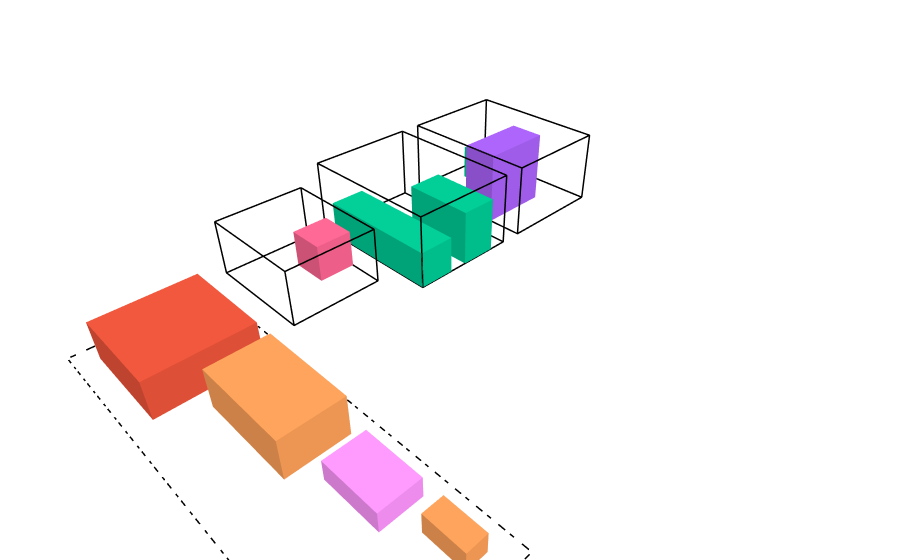

This figure's notebook cell:
### Markdown cell above
## **Pengujian 3**

Dalam pengujian ketiga, akan digunakan dataset berikut dengan $3$ truk dan $9$ paket.

### Code cell
trucks_3 = [
   Truck("T1", 6, 8, 4, 70),
   Truck("T2", 6, 8, 4, 70),
   Truck("T3", 5, 6, 3, 40)
]

packages_3 = [
   Package("P1", 5, 5, 2, 90, 25, False, 1),
   Package("P2", 2, 7, 2, 80, 20, False, 3),
   Package("P3", 4, 4, 2, 75, 18, True, 2),
   
   Package("P4", 3, 5, 2, 60, 15, False, 1),
   Package("P5", 2, 3, 2, 45, 10, True, 4), 
   Package("P6", 3, 4, 2, 50, 12, False, 2),
   
   Package("P7", 2, 2, 2, 35, 8, False, 5),
   Package("P8", 2, 3, 1, 30, 6, True, 1), 
   Package("P9", 1, 2, 1, 20, 4, False, 3)
]

initial_state_3 = State(packages_3, trucks_3, init="random_feasible")
draw_state(initial_state_3)

### Figure 1 — Plotly figure (JSON) as saved in the notebook; plotly's stock layout.template omitted (floating-point values rounded to 4 significant figures)
{"data": [{"hovertemplate": "%{hovertext}<extra></extra>", "hovertext": ["<b>ID:</b> T1<br><b>Size:</b> 6x8x4<br><b>Max_Capacity:</b> 70<br>", "<b>ID:</b> T1<br><b>Size:</b> 6x8x4<br><b>Max_Capacity:</b> 70<br>", "<b>ID:</b> T1<br><b>Size:</b> 6x8x4<br><b>Max_Capacity:</b> 70<br>", "<b>ID:</b> T1<br><b>Size:</b> 6x8x4<br><b>Max_Capacity:</b> 70<br>", "<b>ID:</b> T1<br><b>Size:</b> 6x8x4<br><b>Max_Capacity:</b> 70<br>", "<b>ID:</b> T1<br><b>Size:</b> 6x8x4<br><b>Max_Capacity:</b> 70<br>", "<b>ID:</b> T1<br><b>Size:</b> 6x8x4<br><b>Max_Capacity:</b> 70<br>", "<b>ID:</b> T1<br><b>Size:</b> 6x8x4<br><b>Max_Capacity:</b> 70<br>", "<b>ID:</b> T1<br><b>Size:</b> 6x8x4<br><b>Max_Capacity:</b> 70<br>", "<b>ID:</b> T1<br><b>Size:</b> 6x8x4<br><b>Max_Capacity:</b> 70<br>", "<b>ID:</b> T1<br><b>Size:</b> 6x8x4<br><b>Max_Capacity:</b> 70<br>", "<b>ID:</b> T1<br><b>Size:</b> 6x8x4<br><b>Max_Capacity:</b> 70<br>", "<b>ID:</b> T1<br><b>Size:</b> 6x8x4<br><b>Max_Capacity:</b> 70<br>", "<b>ID:</b> T1<br><b>Size:</b> 6x8x4<br><b>Max_Capacity:</b> 70<br>", "<b>ID:</b> T1<br><b>Size:</b> 6x8x4<br><b>Max_Capacity:</b> 70<br>", "<b>ID:</b> T1<br><b>Size:</b> 6x8x4<br><b>Max_Capacity:</b> 70<br>", "<b>ID:</b> T1<br><b>Size:</b> 6x8x4<br><b>Max_Capacity:</b> 70<br>", "<b>ID:</b> T1<br><b>Size:</b> 6x8x4<br><b>Max_Capacity:</b> 70<br>", "<b>ID:</b> T1<br><b>Size:</b> 6x8x4<br><b>Max_Capacity:</b> 70<br>", "<b>ID:</b> T1<br><b>Size:</b> 6x8x4<br><b>Max_Capacity:</b> 70<br>", "<b>ID:</b> T1<br><b>Size:</b> 6x8x4<br><b>Max_Capacity:</b> 70<br>", "<b>ID:</b> T1<br><b>Size:</b> 6x8x4<br><b>Max_Capacity:</b> 70<br>", "<b>ID:</b> T1<br><b>Size:</b> 6x8x4<br><b>Max_Capacity:</b> 70<br>", "<b>ID:</b> T1<br><b>Size:</b> 6x8x4<br><b>Max_Capacity:</b> 70<br>"], "line": {"color": "black", "width": 3}, "mode": "lines", "name": "Truck T1", "showlegend": false, "type": "scatter3d", "x": [0, 6, 6, 0, 0, null, 0, 6, 6, 0, 0, null, 0, 0, null, 6, 6, null, 6, 6, null, 0, 0, null], "y": [0, 0, 8, 8, 0, null, 0, 0, 8, 8, 0, null, 0, 0, null, 0, 0, null, 8, 8, null, 8, 8, null], "z": [0, 0, 0, 0, 0, null, 4, 4, 4, 4, 4, null, 0, 4, null, 0, 4, null, 0, 4, null, 0, 4, null]}, {"alphahull": 0, "color": "#AB63FA", "flatshading": true, "hovertemplate": "%{hovertext}<extra></extra>", "hovertext": ["<b>ID:</b> P3<br><b>Position:</b> (2, 4, 0)<br><b>Size:</b> 4x2x4<br><b>Value:</b> 75<br><b>Weight:</b> 18<br><b>Is_Fragile:</b> True<br><b>ETA:</b> 2", "<b>ID:</b> P3<br><b>Position:</b> (2, 4, 0)<br><b>Size:</b> 4x2x4<br><b>Value:</b> 75<br><b>Weight:</b> 18<br><b>Is_Fragile:</b> True<br><b>ETA:</b> 2", "<b>ID:</b> P3<br><b>Position:</b> (2, 4, 0)<br><b>Size:</b> 4x2x4<br><b>Value:</b> 75<br><b>Weight:</b> 18<br><b>Is_Fragile:</b> True<br><b>ETA:</b> 2", "<b>ID:</b> P3<br><b>Position:</b> (2, 4, 0)<br><b>Size:</b> 4x2x4<br><b>Value:</b> 75<br><b>Weight:</b> 18<br><b>Is_Fragile:</b> True<br><b>ETA:</b> 2", "<b>ID:</b> P3<br><b>Position:</b> (2, 4, 0)<br><b>Size:</b> 4x2x4<br><b>Value:</b> 75<br><b>Weight:</b> 18<br><b>Is_Fragile:</b> True<br><b>ETA:</b> 2", "<b>ID:</b> P3<br><b>Position:</b> (2, 4, 0)<br><b>Size:</b> 4x2x4<br><b>Value:</b> 75<br><b>Weight:</b> 18<br><b>Is_Fragile:</b> True<br><b>ETA:</b> 2", "<b>ID:</b> P3<br><b>Position:</b> (2, 4, 0)<br><b>Size:</b> 4x2x4<br><b>Value:</b> 75<br><b>Weight:</b> 18<br><b>Is_Fragile:</b> True<br><b>ETA:</b> 2", "<b>ID:</b> P3<br><b>Position:</b> (2, 4, 0)<br><b>Size:</b> 4x2x4<br><b>Value:</b> 75<br><b>Weight:</b> 18<br><b>Is_Fragile:</b> True<br><b>ETA:</b> 2"], "name": "Package P3", "opacity": 1, "showlegend": false, "type": "mesh3d", "x": [2, 6, 6, 2, 2, 6, 6, 2], "y": [4, 4, 6, 6, 4, 4, 6, 6], "z": [0, 0, 0, 0, 4, 4, 4, 4]}, {"alphahull": 0, "color": "#00CC96", "flatshading": true, "hovertemplate": "%{hovertext}<extra></extra>", "hovertext": ["<b>ID:</b> P5<br><b>Position:</b> (1, 1, 0)<br><b>Size:</b> 2x3x2<br><b>Value:</b> 45<br><b>Weight:</b> 10<br><b>Is_Fragile:</b> True<br><b>ETA:</b> 4", "<b>ID:</b> P5<br><b>Position:</b> (1, 1, 0)<br><b>Size:</b> 2x3x2<br><b>Value:</b> 45<br><b>Weight:</b> 10<br><b>Is_Fragile:</b> True<br><b>ETA:</b> 4", "<b>ID:</b> P5<br><b>Position:</b> (1, 1, 0)<br><b>Size:</b> 2x3x2<br><b>Value:</b> 45<br><b>Weight:</b> 10<br><b>Is_Fragile:</b> True<br><b>ETA:</b> 4", "<b>ID:</b> P5<br><b>Position:</b> (1, 1, 0)<br><b>Size:</b> 2x3x2<br><b>Value:</b> 45<br><b>Weight:</b> 10<br><b>Is_Fragile:</b> True<br><b>ETA:</b> 4", "<b>ID:</b> P5<br><b>Position:</b> (1, 1, 0)<br><b>Size:</b> 2x3x2<br><b>Value:</b> 45<br><b>Weight:</b> 10<br><b>Is_Fragile:</b> True<br><b>ETA:</b> 4", "<b>ID:</b> P5<br><b>Position:</b> (1, 1, 0)<br><b>Size:</b> 2x3x2<br><b>Value:</b> 45<br><b>Weight:</b> 10<br><b>Is_Fragile:</b> True<br><b>ETA:</b> 4", "<b>ID:</b> P5<br><b>Position:</b> (1, 1, 0)<br><b>Size:</b> 2x3x2<br><b>Value:</b> 45<br><b>Weight:</b> 10<br><b>Is_Fragile:</b> True<br><b>ETA:</b> 4", "<b>ID:</b> P5<br><b>Position:</b> (1, 1, 0)<br><b>Size:</b> 2x3x2<br><b>Value:</b> 45<br><b>Weight:</b> 10<br><b>Is_Fragile:</b> True<br><b>ETA:</b> 4"], "name": "Package P5", "opacity": 1, "showlegend": false, "type": "mesh3d", "x": [1, 3, 3, 1, 1, 3, 3, 1], "y": [1, 1, 4, 4, 1, 1, 4, 4], "z": [0, 0, 0, 0, 2, 2, 2, 2]}, {"hovertemplate": "%{hovertext}<extra></extra>", "hovertext": ["<b>ID:</b> T2<br><b>Size:</b> 6x8x4<br><b>Max_Capacity:</b> 70<br>", "<b>ID:</b> T2<br><b>Size:</b> 6x8x4<br><b>Max_Capacity:</b> 70<br>", "<b>ID:</b> T2<br><b>Size:</b> 6x8x4<br><b>Max_Capacity:</b> 70<br>", "<b>ID:</b> T2<br><b>Size:</b> 6x8x4<br><b>Max_Capacity:</b> 70<br>", "<b>ID:</b> T2<br><b>Size:</b> 6x8x4<br><b>Max_Capacity:</b> 70<br>", "<b>ID:</b> T2<br><b>Size:</b> 6x8x4<br><b>Max_Capacity:</b> 70<br>", "<b>ID:</b> T2<br><b>Size:</b> 6x8x4<br><b>Max_Capacity:</b> 70<br>", "<b>ID:</b> T2<br><b>Size:</b> 6x8x4<br><b>Max_Capacity:</b> 70<br>", "<b>ID:</b> T2<br><b>Size:</b> 6x8x4<br><b>Max_Capacity:</b> 70<br>", "<b>ID:</b> T2<br><b>Size:</b> 6x8x4<br><b>Max_Capacity:</b> 70<br>", "<b>ID:</b> T2<br><b>Size:</b> 6x8x4<br><b>Max_Capacity:</b> 70<br>", "<b>ID:</b> T2<br><b>Size:</b> 6x8x4<br><b>Max_Capacity:</b> 70<br>", "<b>ID:</b> T2<br><b>Size:</b> 6x8x4<br><b>Max_Capacity:</b> 70<br>", "<b>ID:</b> T2<br><b>Size:</b> 6x8x4<br><b>Max_Capacity:</b> 70<br>", "<b>ID:</b> T2<br><b>Size:</b> 6x8x4<br><b>Max_Capacity:</b> 70<br>", "<b>ID:</b> T2<br><b>Size:</b> 6x8x4<br><b>Max_Capacity:</b> 70<br>", "<b>ID:</b> T2<br><b>Size:</b> 6x8x4<br><b>Max_Capacity:</b> 70<br>", "<b>ID:</b> T2<br><b>Size:</b> 6x8x4<br><b>Max_Capacity:</b> 70<br>", "<b>ID:</b> T2<br><b>Size:</b> 6x8x4<br><b>Max_Capacity:</b> 70<br>", "<b>ID:</b> T2<br><b>Size:</b> 6x8x4<br><b>Max_Capacity:</b> 70<br>", "<b>ID:</b> T2<br><b>Size:</b> 6x8x4<br><b>Max_Capacity:</b> 70<br>", "<b>ID:</b> T2<br><b>Size:</b> 6x8x4<br><b>Max_Capacity:</b> 70<br>", "<b>ID:</b> T2<br><b>Size:</b> 6x8x4<br><b>Max_Capacity:</b> 70<br>", "<b>ID:</b> T2<br><b>Size:</b> 6x8x4<br><b>Max_Capacity:</b> 70<br>"], "line": {"color": "black", "width": 3}, "mode": "lines", "name": "Truck T2", "showlegend": false, "type": "scatter3d", "x": [7.2, 13.2, 13.2, 7.2, 7.2, null, 7.2, 13.2, 13.2, 7.2, 7.2, null, 7.2, 7.2, null, 13.2, 13.2, null, 13.2, 13.2, null, 7.2, 7.2, null], "y": [0, 0, 8, 8, 0, null, 0, 0, 8, 8, 0, null, 0, 0, null, 0, 0, null, 8, 8, null, 8, 8, null], "z": [0, 0, 0, 0, 0, null, 4, 4, 4, 4, 4, null, 0, 4, null, 0, 4, null, 0, 4, null, 0, 4, null]}, {"alphahull": 0, "color": "#00CC96", "flatshading": true, "hovertemplate": "%{hovertext}<extra></extra>", "hovertext": ["<b>ID:</b> P2<br><b>Position:</b> (3.999999999999999, 1, 0)<br><b>Size:</b> 2x7x2<br><b>Value:</b> 80<br><b>Weight:</b> 20<br><b>Is_Fragile:</b> False<br><b>ETA:</b> 3", "<b>ID:</b> P2<br><b>Position:</b> (3.999999999999999, 1, 0)<br><b>Size:</b> 2x7x2<br><b>Value:</b> 80<br><b>Weight:</b> 20<br><b>Is_Fragile:</b> False<br><b>ETA:</b> 3", "<b>ID:</b> P2<br><b>Position:</b> (3.999999999999999, 1, 0)<br><b>Size:</b> 2x7x2<br><b>Value:</b> 80<br><b>Weight:</b> 20<br><b>Is_Fragile:</b> False<br><b>ETA:</b> 3", "<b>ID:</b> P2<br><b>Position:</b> (3.999999999999999, 1, 0)<br><b>Size:</b> 2x7x2<br><b>Value:</b> 80<br><b>Weight:</b> 20<br><b>Is_Fragile:</b> False<br><b>ETA:</b> 3", "<b>ID:</b> P2<br><b>Position:</b> (3.999999999999999, 1, 0)<br><b>Size:</b> 2x7x2<br><b>Value:</b> 80<br><b>Weight:</b> 20<br><b>Is_Fragile:</b> False<br><b>ETA:</b> 3", "<b>ID:</b> P2<br><b>Position:</b> (3.999999999999999, 1, 0)<br><b>Size:</b> 2x7x2<br><b>Value:</b> 80<br><b>Weight:</b> 20<br><b>Is_Fragile:</b> False<br><b>ETA:</b> 3", "<b>ID:</b> P2<br><b>Position:</b> (3.999999999999999, 1, 0)<br><b>Size:</b> 2x7x2<br><b>Value:</b> 80<br><b>Weight:</b> 20<br><b>Is_Fragile:</b> False<br><b>ETA:</b> 3", "<b>ID:</b> P2<br><b>Position:</b> (3.999999999999999, 1, 0)<br><b>Size:</b> 2x7x2<br><b>Value:</b> 80<br><b>Weight:</b> 20<br><b>Is_Fragile:</b> False<br><b>ETA:</b> 3"], "name": "Package P2", "opacity": 1, "showlegend": false, "type": "mesh3d", "x": [11.2, 13.2, 13.2, 11.2, 11.2, 13.2, 13.2, 11.2], "y": [1, 1, 8, 8, 1, 1, 8, 8], "z": [0, 0, 0, 0, 2, 2, 2, 2]}, {"alphahull": 0, "color": "#00CC96", "flatshading": true, "hovertemplate": "%{hovertext}<extra></extra>", "hovertext": ["<b>ID:</b> P6<br><b>Position:</b> (0.9999999999999991, 4, 0)<br><b>Size:</b> 2x4x3<br><b>Value:</b> 50<br><b>Weight:</b> 12<br><b>Is_Fragile:</b> False<br><b>ETA:</b> 2", "<b>ID:</b> P6<br><b>Position:</b> (0.9999999999999991, 4, 0)<br><b>Size:</b> 2x4x3<br><b>Value:</b> 50<br><b>Weight:</b> 12<br><b>Is_Fragile:</b> False<br><b>ETA:</b> 2", "<b>ID:</b> P6<br><b>Position:</b> (0.9999999999999991, 4, 0)<br><b>Size:</b> 2x4x3<br><b>Value:</b> 50<br><b>Weight:</b> 12<br><b>Is_Fragile:</b> False<br><b>ETA:</b> 2", "<b>ID:</b> P6<br><b>Position:</b> (0.9999999999999991, 4, 0)<br><b>Size:</b> 2x4x3<br><b>Value:</b> 50<br><b>Weight:</b> 12<br><b>Is_Fragile:</b> False<br><b>ETA:</b> 2", "<b>ID:</b> P6<br><b>Position:</b> (0.9999999999999991, 4, 0)<br><b>Size:</b> 2x4x3<br><b>Value:</b> 50<br><b>Weight:</b> 12<br><b>Is_Fragile:</b> False<br><b>ETA:</b> 2", "<b>ID:</b> P6<br><b>Position:</b> (0.9999999999999991, 4, 0)<br><b>Size:</b> 2x4x3<br><b>Value:</b> 50<br><b>Weight:</b> 12<br><b>Is_Fragile:</b> False<br><b>ETA:</b> 2", "<b>ID:</b> P6<br><b>Position:</b> (0.9999999999999991, 4, 0)<br><b>Size:</b> 2x4x3<br><b>Value:</b> 50<br><b>Weight:</b> 12<br><b>Is_Fragile:</b> False<br><b>ETA:</b> 2", "<b>ID:</b> P6<br><b>Position:</b> (0.9999999999999991, 4, 0)<br><b>Size:</b> 2x4x3<br><b>Value:</b> 50<br><b>Weight:</b> 12<br><b>Is_Fragile:</b> False<br><b>ETA:</b> 2"], "name": "Package P6", "opacity": 1, "showlegend": false, "type": "mesh3d", "x": [8.2, 10.2, 10.2, 8.2, 8.2, 10.2, 10.2, 8.2], "y": [4, 4, 8, 8, 4, 4, 8, 8], "z": [0, 0, 0, 0, 3, 3, 3, 3]}, {"hovertemplate": "%{hovertext}<extra></extra>", "hovertext": ["<b>ID:</b> T3<br><b>Size:</b> 5x6x3<br><b>Max_Capacity:</b> 40<br>", "<b>ID:</b> T3<br><b>Size:</b> 5x6x3<br><b>Max_Capacity:</b> 40<br>", "<b>ID:</b> T3<br><b>Size:</b> 5x6x3<br><b>Max_Capacity:</b> 40<br>", "<b>ID:</b> T3<br><b>Size:</b> 5x6x3<br><b>Max_Capacity:</b> 40<br>", "<b>ID:</b> T3<br><b>Size:</b> 5x6x3<br><b>Max_Capacity:</b> 40<br>", "<b>ID:</b> T3<br><b>Size:</b> 5x6x3<br><b>Max_Capacity:</b> 40<br>", "<b>ID:</b> T3<br><b>Size:</b> 5x6x3<br><b>Max_Capacity:</b> 40<br>", "<b>ID:</b> T3<br><b>Size:</b> 5x6x3<br><b>Max_Capacity:</b> 40<br>", "<b>ID:</b> T3<br><b>Size:</b> 5x6x3<br><b>Max_Capacity:</b> 40<br>", "<b>ID:</b> T3<br><b>Size:</b> 5x6x3<br><b>Max_Capacity:</b> 40<br>", "<b>ID:</b> T3<br><b>Size:</b> 5x6x3<br><b>Max_Capacity:</b> 40<br>", "<b>ID:</b> T3<br><b>Size:</b> 5x6x3<br><b>Max_Capacity:</b> 40<br>", "<b>ID:</b> T3<br><b>Size:</b> 5x6x3<br><b>Max_Capacity:</b> 40<br>", "<b>ID:</b> T3<br><b>Size:</b> 5x6x3<br><b>Max_Capacity:</b> 40<br>", "<b>ID:</b> T3<br><b>Size:</b> 5x6x3<br><b>Max_Capacity:</b> 40<br>", "<b>ID:</b> T3<br><b>Size:</b> 5x6x3<br><b>Max_Capacity:</b> 40<br>", "<b>ID:</b> T3<br><b>Size:</b> 5x6x3<br><b>Max_Capacity:</b> 40<br>", "<b>ID:</b> T3<br><b>Size:</b> 5x6x3<br><b>Max_Capacity:</b> 40<br>", "<b>ID:</b> T3<br><b>Size:</b> 5x6x3<br><b>Max_Capacity:</b> 40<br>", "<b>ID:</b> T3<br><b>Size:</b> 5x6x3<br><b>Max_Capacity:</b> 40<br>", "<b>ID:</b> T3<br><b>Size:</b> 5x6x3<br><b>Max_Capacity:</b> 40<br>", "<b>ID:</b> T3<br><b>Size:</b> 5x6x3<br><b>Max_Capacity:</b> 40<br>", "<b>ID:</b> T3<br><b>Size:</b> 5x6x3<br><b>Max_Capacity:</b> 40<br>", "<b>ID:</b> T3<br><b>Size:</b> 5x6x3<br><b>Max_Capacity:</b> 40<br>"], "line": {"color": "black", "width": 3}, "mode": "lines", "name": "Truck T3", "showlegend": false, "type": "scatter3d", "x": [14.4, 19.4, 19.4, 14.4, 14.4, null, 14.4, 19.4, 19.4, 14.4, 14.4, null, 14.4, 14.4, null, 19.4, 19.4, null, 19.4, 19.4, null, 14.4, 14.4, null], "y": [0, 0, 6, 6, 0, null, 0, 0, 6, 6, 0, null, 0, 0, null, 0, 0, null, 6, 6, null, 6, 6, null], "z": [0, 0, 0, 0, 0, null, 3, 3, 3, 3, 3, null, 0, 3, null, 0, 3, null, 0, 3, null, 0, 3, null]}, {"alphahull": 0, "color": "#FF6692", "flatshading": true, "hovertemplate": "%{hovertext}<extra></extra>", "hovertext": ["<b>ID:</b> P7<br><b>Position:</b> (0.0, 2, 0)<br><b>Size:</b> 2x2x2<br><b>Value:</b> 35<br><b>Weight:</b> 8<br><b>Is_Fragile:</b> False<br><b>ETA:</b> 5", "<b>ID:</b> P7<br><b>Position:</b> (0.0, 2, 0)<br><b>Size:</b> 2x2x2<br><b>Value:</b> 35<br><b>Weight:</b> 8<br><b>Is_Fragile:</b> False<br><b>ETA:</b> 5", "<b>ID:</b> P7<br><b>Position:</b> (0.0, 2, 0)<br><b>Size:</b> 2x2x2<br><b>Value:</b> 35<br><b>Weight:</b> 8<br><b>Is_Fragile:</b> False<br><b>ETA:</b> 5", "<b>ID:</b> P7<br><b>Position:</b> (0.0, 2, 0)<br><b>Size:</b> 2x2x2<br><b>Value:</b> 35<br><b>Weight:</b> 8<br><b>Is_Fragile:</b> False<br><b>ETA:</b> 5", "<b>ID:</b> P7<br><b>Position:</b> (0.0, 2, 0)<br><b>Size:</b> 2x2x2<br><b>Value:</b> 35<br><b>Weight:</b> 8<br><b>Is_Fragile:</b> False<br><b>ETA:</b> 5", "<b>ID:</b> P7<br><b>Position:</b> (0.0, 2, 0)<br><b>Size:</b> 2x2x2<br><b>Value:</b> 35<br><b>Weight:</b> 8<br><b>Is_Fragile:</b> False<br><b>ETA:</b> 5", "<b>ID:</b> P7<br><b>Position:</b> (0.0, 2, 0)<br><b>Size:</b> 2x2x2<br><b>Value:</b> 35<br><b>Weight:</b> 8<br><b>Is_Fragile:</b> False<br><b>ETA:</b> 5", "<b>ID:</b> P7<br><b>Position:</b> (0.0, 2, 0)<br><b>Size:</b> 2x2x2<br><b>Value:</b> 35<br><b>Weight:</b> 8<br><b>Is_Fragile:</b> False<br><b>ETA:</b> 5"], "name": "Package P7", "opacity": 1, "showlegend": false, "type": "mesh3d", "x": [14.4, 16.4, 16.4, 14.4, 14.4, 16.4, 16.4, 14.4], "y": [2, 2, 4, 4, 2, 2, 4, 4], "z": [0, 0, 0, 0, 2, 2, 2, 2]}, {"alphahull": 0, "color": "#EF553B", "flatshading": true, "hovertemplate": "%{hovertext}<extra></extra>", "hovertext": ["<b>ID:</b> P1<br><b>Position:</b> (1.0, 1, 0)<br><b>Size:</b> 5x5x2<br><b>Value:</b> 90<br><b>Weight:</b> 25<br><b>Is_Fragile:</b> False<br><b>ETA:</b> 1", "<b>ID:</b> P1<br><b>Position:</b> (1.0, 1, 0)<br><b>Size:</b> 5x5x2<br><b>Value:</b> 90<br><b>Weight:</b> 25<br><b>Is_Fragile:</b> False<br><b>ETA:</b> 1", "<b>ID:</b> P1<br><b>Position:</b> (1.0, 1, 0)<br><b>Size:</b> 5x5x2<br><b>Value:</b> 90<br><b>Weight:</b> 25<br><b>Is_Fragile:</b> False<br><b>ETA:</b> 1", "<b>ID:</b> P1<br><b>Position:</b> (1.0, 1, 0)<br><b>Size:</b> 5x5x2<br><b>Value:</b> 90<br><b>Weight:</b> 25<br><b>Is_Fragile:</b> False<br><b>ETA:</b> 1", "<b>ID:</b> P1<br><b>Position:</b> (1.0, 1, 0)<br><b>Size:</b> 5x5x2<br><b>Value:</b> 90<br><b>Weight:</b> 25<br><b>Is_Fragile:</b> False<br><b>ETA:</b> 1", "<b>ID:</b> P1<br><b>Position:</b> (1.0, 1, 0)<br><b>Size:</b> 5x5x2<br><b>Value:</b> 90<br><b>Weight:</b> 25<br><b>Is_Fragile:</b> False<br><b>ETA:</b> 1", "<b>ID:</b> P1<br><b>Position:</b> (1.0, 1, 0)<br><b>Size:</b> 5x5x2<br><b>Value:</b> 90<br><b>Weight:</b> 25<br><b>Is_Fragile:</b> False<br><b>ETA:</b> 1", "<b>ID:</b> P1<br><b>Position:</b> (1.0, 1, 0)<br><b>Size:</b> 5x5x2<br><b>Value:</b> 90<br><b>Weight:</b> 25<br><b>Is_Fragile:</b> False<br><b>ETA:</b> 1"], "name": "Package P1", "opacity": 1, "showlegend": false, "type": "mesh3d", "x": [21.6, 26.6, 26.6, 21.6, 21.6, 26.6, 26.6, 21.6], "y": [2, 2, 7, 7, 2, 2, 7, 7], "z": [0, 0, 0, 0, 2, 2, 2, 2]}, {"alphahull": 0, "color": "#FFA15A", "flatshading": true, "hovertemplate": "%{hovertext}<extra></extra>", "hovertext": ["<b>ID:</b> P4<br><b>Position:</b> (1.0, 7, 0)<br><b>Size:</b> 3x5x2<br><b>Value:</b> 60<br><b>Weight:</b> 15<br><b>Is_Fragile:</b> False<br><b>ETA:</b> 1", "<b>ID:</b> P4<br><b>Position:</b> (1.0, 7, 0)<br><b>Size:</b> 3x5x2<br><b>Value:</b> 60<br><b>Weight:</b> 15<br><b>Is_Fragile:</b> False<br><b>ETA:</b> 1", "<b>ID:</b> P4<br><b>Position:</b> (1.0, 7, 0)<br><b>Size:</b> 3x5x2<br><b>Value:</b> 60<br><b>Weight:</b> 15<br><b>Is_Fragile:</b> False<br><b>ETA:</b> 1", "<b>ID:</b> P4<br><b>Position:</b> (1.0, 7, 0)<br><b>Size:</b> 3x5x2<br><b>Value:</b> 60<br><b>Weight:</b> 15<br><b>Is_Fragile:</b> False<br><b>ETA:</b> 1", "<b>ID:</b> P4<br><b>Position:</b> (1.0, 7, 0)<br><b>Size:</b> 3x5x2<br><b>Value:</b> 60<br><b>Weight:</b> 15<br><b>Is_Fragile:</b> False<br><b>ETA:</b> 1", "<b>ID:</b> P4<br><b>Position:</b> (1.0, 7, 0)<br><b>Size:</b> 3x5x2<br><b>Value:</b> 60<br><b>Weight:</b> 15<br><b>Is_Fragile:</b> False<br><b>ETA:</b> 1", "<b>ID:</b> P4<br><b>Position:</b> (1.0, 7, 0)<br><b>Size:</b> 3x5x2<br><b>Value:</b> 60<br><b>Weight:</b> 15<br><b>Is_Fragile:</b> False<br><b>ETA:</b> 1", "<b>ID:</b> P4<br><b>Position:</b> (1.0, 7, 0)<br><b>Size:</b> 3x5x2<br><b>Value:</b> 60<br><b>Weight:</b> 15<br><b>Is_Fragile:</b> False<br><b>ETA:</b> 1"], "name": "Package P4", "opacity": 1, "showlegend": false, "type": "mesh3d", "x": [21.6, 24.6, 24.6, 21.6, 21.6, 24.6, 24.6, 21.6], "y": [8, 8, 13, 13, 8, 8, 13, 13], "z": [0, 0, 0, 0, 2, 2, 2, 2]}, {"alphahull": 0, "color": "#FF97FF", "flatshading": true, "hovertemplate": "%{hovertext}<extra></extra>", "hovertext": ["<b>ID:</b> P8<br><b>Position:</b> (1.0, 13, 0)<br><b>Size:</b> 2x3x1<br><b>Value:</b> 30<br><b>Weight:</b> 6<br><b>Is_Fragile:</b> True<br><b>ETA:</b> 1", "<b>ID:</b> P8<br><b>Position:</b> (1.0, 13, 0)<br><b>Size:</b> 2x3x1<br><b>Value:</b> 30<br><b>Weight:</b> 6<br><b>Is_Fragile:</b> True<br><b>ETA:</b> 1", "<b>ID:</b> P8<br><b>Position:</b> (1.0, 13, 0)<br><b>Size:</b> 2x3x1<br><b>Value:</b> 30<br><b>Weight:</b> 6<br><b>Is_Fragile:</b> True<br><b>ETA:</b> 1", "<b>ID:</b> P8<br><b>Position:</b> (1.0, 13, 0)<br><b>Size:</b> 2x3x1<br><b>Value:</b> 30<br><b>Weight:</b> 6<br><b>Is_Fragile:</b> True<br><b>ETA:</b> 1", "<b>ID:</b> P8<br><b>Position:</b> (1.0, 13, 0)<br><b>Size:</b> 2x3x1<br><b>Value:</b> 30<br><b>Weight:</b> 6<br><b>Is_Fragile:</b> True<br><b>ETA:</b> 1", "<b>ID:</b> P8<br><b>Position:</b> (1.0, 13, 0)<br><b>Size:</b> 2x3x1<br><b>Value:</b> 30<br><b>Weight:</b> 6<br><b>Is_Fragile:</b> True<br><b>ETA:</b> 1", "<b>ID:</b> P8<br><b>Position:</b> (1.0, 13, 0)<br><b>Size:</b> 2x3x1<br><b>Value:</b> 30<br><b>Weight:</b> 6<br><b>Is_Fragile:</b> True<br><b>ETA:</b> 1", "<b>ID:</b> P8<br><b>Position:</b> (1.0, 13, 0)<br><b>Size:</b> 2x3x1<br><b>Value:</b> 30<br><b>Weight:</b> 6<br><b>Is_Fragile:</b> True<br><b>ETA:</b> 1"], "name": "Package P8", "opacity": 1, "showlegend": false, "type": "mesh3d", "x": [21.6, 23.6, 23.6, 21.6, 21.6, 23.6, 23.6, 21.6], "y": [14, 14, 17, 17, 14, 14, 17, 17], "z": [0, 0, 0, 0, 1, 1, 1, 1]}, {"alphahull": 0, "color": "#FFA15A", "flatshading": true, "hovertemplate": "%{hovertext}<extra></extra>", "hovertext": ["<b>ID:</b> P9<br><b>Position:</b> (1.0, 17, 0)<br><b>Size:</b> 1x2x1<br><b>Value:</b> 20<br><b>Weight:</b> 4<br><b>Is_Fragile:</b> False<br><b>ETA:</b> 3", "<b>ID:</b> P9<br><b>Position:</b> (1.0, 17, 0)<br><b>Size:</b> 1x2x1<br><b>Value:</b> 20<br><b>Weight:</b> 4<br><b>Is_Fragile:</b> False<br><b>ETA:</b> 3", "<b>ID:</b> P9<br><b>Position:</b> (1.0, 17, 0)<br><b>Size:</b> 1x2x1<br><b>Value:</b> 20<br><b>Weight:</b> 4<br><b>Is_Fragile:</b> False<br><b>ETA:</b> 3", "<b>ID:</b> P9<br><b>Position:</b> (1.0, 17, 0)<br><b>Size:</b> 1x2x1<br><b>Value:</b> 20<br><b>Weight:</b> 4<br><b>Is_Fragile:</b> False<br><b>ETA:</b> 3", "<b>ID:</b> P9<br><b>Position:</b> (1.0, 17, 0)<br><b>Size:</b> 1x2x1<br><b>Value:</b> 20<br><b>Weight:</b> 4<br><b>Is_Fragile:</b> False<br><b>ETA:</b> 3", "<b>ID:</b> P9<br><b>Position:</b> (1.0, 17, 0)<br><b>Size:</b> 1x2x1<br><b>Value:</b> 20<br><b>Weight:</b> 4<br><b>Is_Fragile:</b> False<br><b>ETA:</b> 3", "<b>ID:</b> P9<br><b>Position:</b> (1.0, 17, 0)<br><b>Size:</b> 1x2x1<br><b>Value:</b> 20<br><b>Weight:</b> 4<br><b>Is_Fragile:</b> False<br><b>ETA:</b> 3", "<b>ID:</b> P9<br><b>Position:</b> (1.0, 17, 0)<br><b>Size:</b> 1x2x1<br><b>Value:</b> 20<br><b>Weight:</b> 4<br><b>Is_Fragile:</b> False<br><b>ETA:</b> 3"], "name": "Package P9", "opacity": 1, "showlegend": false, "type": "mesh3d", "x": [21.6, 22.6, 22.6, 21.6, 21.6, 22.6, 22.6, 21.6], "y": [18, 18, 20, 20, 18, 18, 20, 20], "z": [0, 0, 0, 0, 1, 1, 1, 1]}, {"line": {"color": "black", "dash": "dashdot", "width": 3}, "mode": "lines", "name": "Unassigned Area", "showlegend": false, "type": "scatter3d", "x": [20.6, 27.6, 27.6, 20.6, 20.6], "y": [1, 1, 21, 21, 1], "z": [0, 0, 0, 0, 0]}], "layout": {"margin": {"b": 0, "l": 0, "pad": 0, "r": 0, "t": 0}, "scene": {"aspectmode": "data", "xaxis": {"showbackground": false, "showgrid": false, "showticklabels": false, "ticks": "", "title": {"text": ""}, "zeroline": false}, "yaxis": {"showbackground": false, "showgrid": false, "showticklabels": false, "ticks": "", "title": {"text": ""}, "zeroline": false}, "zaxis": {"showbackground": false, "showgrid": false, "showticklabels": false, "ticks": "", "title": {"text": ""}, "zeroline": false}}}}
